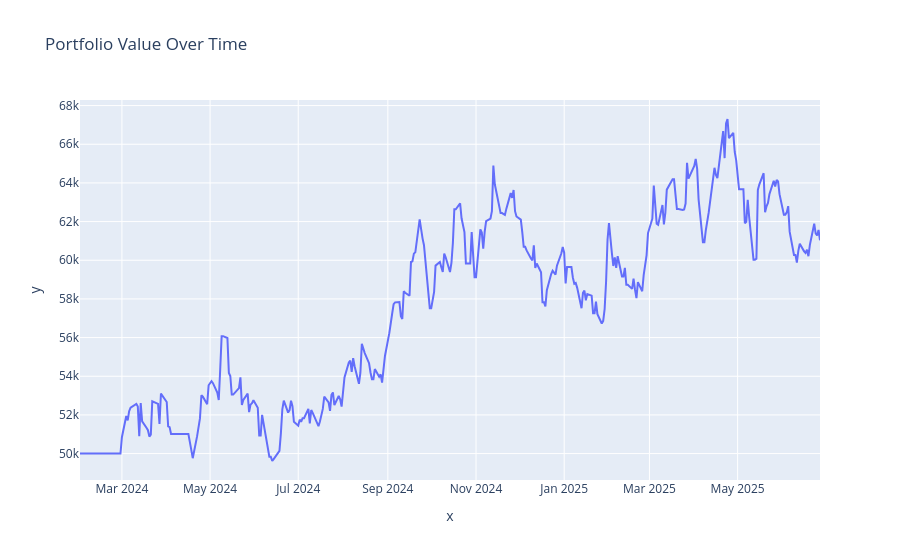

The notebook cell this image was saved under:
### Code cell
plot_portfolio(stock_2_df,daily_stock_2)

### Figure 1 — Plotly figure (JSON) as saved in the notebook; plotly's stock layout.template omitted (floating-point values rounded to 4 significant figures; data arrays with more than 128 entries replaced by an {"elided": "..."} marker saying what was removed)
{"data": [{"hovertemplate": "x=%{x}<br>y=%{y}<extra></extra>", "legendgroup": "", "line": {"color": "#636efa", "dash": "solid"}, "marker": {"symbol": "circle"}, "mode": "lines", "name": "", "orientation": "v", "showlegend": false, "type": "scatter", "x": {"elided": "347 str values"}, "xaxis": "x", "y": {"elided": "347 float values"}, "yaxis": "y"}], "layout": {"legend": {"tracegroupgap": 0}, "title": {"text": "Portfolio Value Over Time"}, "xaxis": {"anchor": "y", "domain": [0, 1], "title": {"text": "x"}}, "yaxis": {"anchor": "x", "domain": [0, 1], "title": {"text": "y"}}}}
